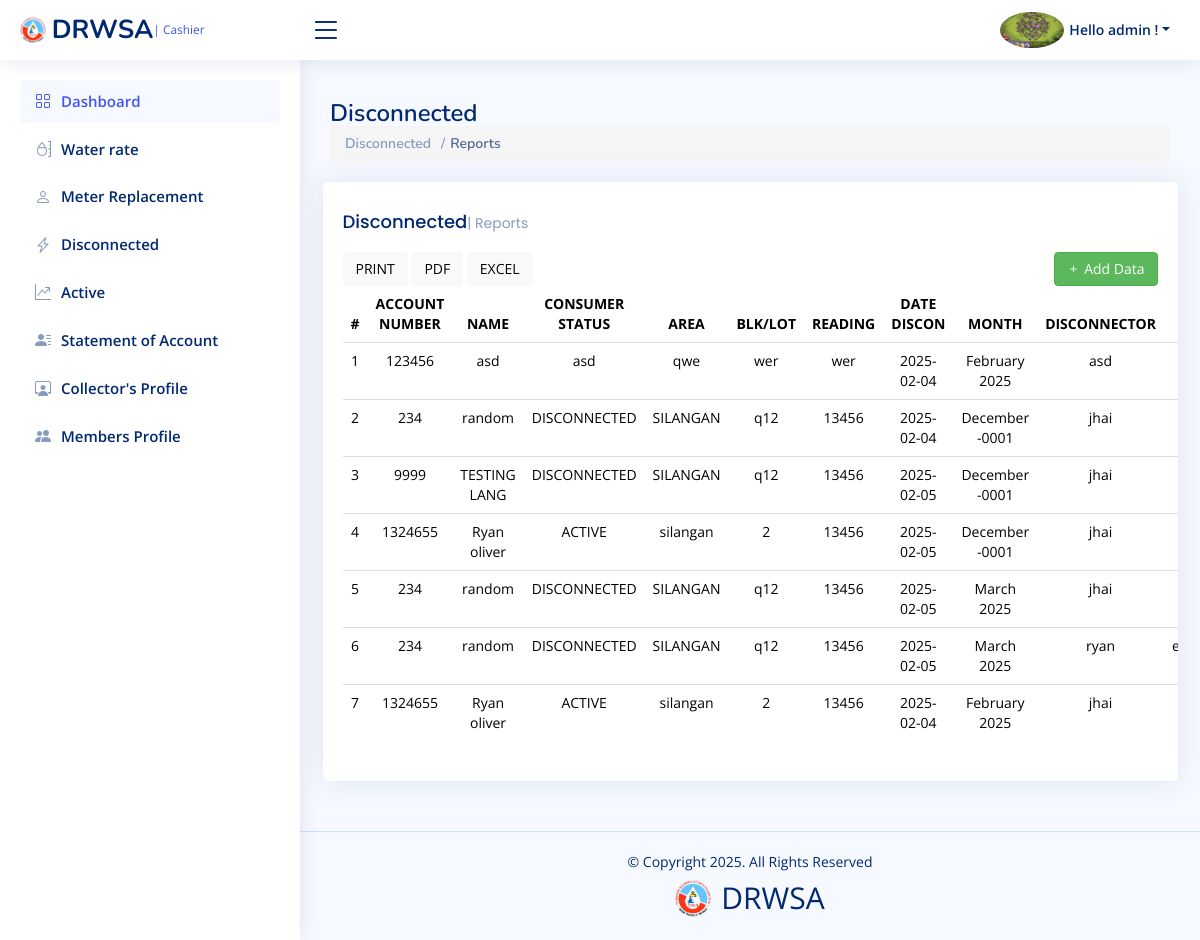
The app's page /admin/disconnected_reports.php (signed in) with its own data.
### tables this page shows
CREATE TABLE `admin_db` (
  `id` int(11) NOT NULL,
  `account_id` varchar(100) NOT NULL,
  `email` varchar(100) NOT NULL,
  `password` varchar(100) NOT NULL,
  `firstname` varchar(100) NOT NULL,
  `lastname` varchar(100) NOT NULL,
  `account_type` varchar(100) NOT NULL,
  `contact` varchar(100) NOT NULL,
  `position` varchar(100) NOT NULL,
  `account_created` date NOT NULL,
  `image_url` varchar(255) NOT NULL
);

CREATE TABLE `tbl_disconnected` (
  `id` int(11) NOT NULL,
  `account_number_disconnected` int(255) NOT NULL,
  `name` varchar(255) NOT NULL,
  `consumer_status_disconnected` varchar(255) NOT NULL,
  `area` varchar(255) NOT NULL,
  `blk_lot` varchar(255) NOT NULL,
  `reading` varchar(255) NOT NULL,
  `date_disconnected` date NOT NULL,
  `billing_month` varchar(50) NOT NULL,
  `disconnector` varchar(255) NOT NULL,
  `remarks` varchar(255) NOT NULL
);

### admin/disconnected_reports.php (the view, shortened to what this page needs)
<!DOCTYPE html>
<html lang="en">
<?php
include("header.php");
?>
<body>
<?php
include("topbar.php");
?>
<?php
include("sidebar.php");
?>
<main id="main" class="main">
  <div class="pagetitle">
    <h1>Disconnected</h1>
    <nav>
      <ol class="breadcrumb">
        <li class="breadcrumb-item"><a href="index.html">Disconnected</a></li>
        <li class="breadcrumb-item active">Reports</li>
      </ol>
    </nav>
  </div>
  <section class="section dashboard">
    <div class="row">
      <div class="col-12">
        <div class="card recent-sales overflow-auto">
          <div class="card-body">
            <h5 class="card-title">Disconnected<span>| Reports</span></h5>
            <div style="display: flex; justify-content: space-between; align-items: center;">
              <div>
                <button type="button" class="btn btn-light" id="printBtn" title="Print Table">PRINT</button>
                <button type="button" class="btn btn-light" id="pdfBtn" title="Download PDF">PDF</button>
                <button type="button" class="btn btn-light" id="excelBtn" title="Download Excel">EXCEL</button>
              </div>
              <div>
                <button type="button" class="btn btn-success" data-toggle="modal" data-target="#addDataModal"><i class="bi bi-plus"></i> Add Data</button>
              </div>
            </div>
            <table class="table table-borderless datatable" id="Customer_Manager_Report">
              <thead>
                <tr>
                  <th scope="col" style="text-align: center;">#</th>
                  <th scope="col" style="text-align: center;">ACCOUNT NUMBER</th>
                  <th scope="col" style="text-align: center;">NAME</th>
                  <th scope="col" style="text-align: center;">CONSUMER STATUS</th>
                  <th scope="col" style="text-align: center;">AREA</th>
                  <th scope="col" style="text-align: center;">BLK/LOT</th>
                  <th scope="col" style="text-align: center;">READING</th>
                  <th scope="col" style="text-align: center;">DATE DISCON</th>
                  <th scope="col" style="text-align: center;">MONTH</th>
                  <th scope="col" style="text-align: center;">DISCONNECTOR</th>
                  <th scope="col" style="text-align: center;">REMARKS</th>
                </tr>
              </thead>
              <tbody>
                  <?php
                      $query = "SELECT * FROM tbl_disconnected";
                      $result = $con->query($query);
                      if ($result->num_rows > 0) {
                          while ($row = $result->fetch_assoc()) {
                  ?>
                  <tr>
                      <td style="text-align: center;"><?php echo $row["id"]; ?></td>
                      <td style="text-align: center;"><?php echo $row["account_number_disconnected"]; ?></td>
                      <td style="text-align: center;"><?php echo $row["name"]; ?></td>
                      <td style="text-align: center;"><?php echo $row["consumer_status_disconnected"]; ?></td>
                      <td style="text-align: center;"><?php echo $row["area"]; ?></td>
                      <td style="text-align: center;"><?php echo $row["blk_lot"]; ?></td>
                      <td style="text-align: center;"><?php echo $row["reading"]; ?></td>
                      <td style="text-align: center;"><?php echo $row["date_disconnected"]; ?></td>
                      <td style="text-align: center;">
                            <?php
                                echo date("F Y", strtotime($row["billing_month"]));
                            ?>
                        </td>
                      <td style="text-align: center;"><?php echo $row["disconnector"]; ?></td>
                      <td style="text-align: center;"><?php echo $row["remarks"]; ?></td>
                  </tr>
                  <?php
                          }
                      }
                  ?>
              </tbody>
            </table>
          </div>
        </div>
      </div>
    </div>
  </section>
</main>
<?php
include("footer.php");
?>
</body>
</html>

### admin/topbar.php (shortened to what this page needs)
  <header id="header" class="header fixed-top d-flex align-items-center">
    <div class="d-flex align-items-center justify-content-between">
      <a href="#" class="logo d-flex align-items-center">
      <img src="./assets/img/NEW-LOGO.png" alt="">
      <span class="d-none d-lg-block">D</span>
        <span class="d-none d-lg-block">RWSA</span>
        <small>|</small>
        <small>&nbsp;Cashier</small>
      </a>
      <i class="bi bi-list toggle-sidebar-btn"></i>
    </div>
    <nav class="header-nav ms-auto">
      <ul class="d-flex align-items-center">
        <li class="nav-item dropdown">
        <li class="nav-item dropdown pe-5">
<?php
include('dbcon.php');
$email = $_SESSION["email"];
$query = mysqli_query($con,"SELECT * FROM admin_db where email = '".$email."' ") or die(mysqli_error());
$rows = mysqli_fetch_array($query);
?>
          <a class="nav-link nav-profile d-flex align-items-center pe-0" href="#" data-bs-toggle="dropdown">
            <?php
              if($rows['image_url'] == ""){
                  ?>
            <img src="images/dog.png" alt="Profile" class="rounded-circle">
                  <?php
              }else{
              ?>
            <img src="images/<?php echo $rows['image_url']; ?>" alt="Profile" class="rounded-circle">
            <?php
              }
            ?>
            <span class="d-none d-md-block dropdown-toggle ps-2">Hello <?php echo $rows['firstname'] ?>&nbsp;!</span>
          </a>
        </li>
      </ul>
    </nav>
  </header>

### admin/assets/css/style.css (style rules this page uses)
:root { scroll-behavior: smooth; }
body { font-family: "Open Sans", sans-serif; background: #f6f9ff; color: #444444; }
a { color: #4154f1; text-decoration: none; }
h1, h2, h3, h4, h5, h6 { font-family: "Nunito", sans-serif; }
#main { margin-top: 60px; padding: 20px 30px; transition: all 0.3s; }
.pagetitle { margin-bottom: 10px; }
.pagetitle h1 { font-size: 24px; margin-bottom: 0; font-weight: 600; color: #012970; }
.card { margin-bottom: 30px; border: none; border-radius: 5px; box-shadow: 0px 0 30px rgba(1, 41, 112, 0.1); }
.card-title { padding: 20px 0 15px 0; font-size: 18px; font-weight: 500; color: #012970; font-family: "Poppins", sans-serif; }
.card-title span { color: #899bbd; font-size: 14px; font-weight: 400; }
.card-body { padding: 0 20px 20px 20px; }
.breadcrumb { font-size: 14px; font-family: "Nunito", sans-serif; color: #899bbd; font-weight: 600; }
.breadcrumb a { color: #899bbd; transition: 0.3s; }
.breadcrumb .breadcrumb-item::before { color: #899bbd; }
.breadcrumb .active { color: #51678f; font-weight: 600; }
.logo { line-height: 1; }
@media (min-width: 1200px) { .logo { width: 280px; } }
.logo img { max-height: 26px; margin-right: 6px; }
.logo span { font-size: 26px; font-weight: 700; color: #012970; font-family: "Nunito", sans-serif; }
.header { transition: all 0.5s; z-index: 997; height: 60px; box-shadow: 0px 2px 20px rgba(1, 41, 112, 0.1); background-color: #fff; padding-left: 20px; }
.header .toggle-sidebar-btn { font-size: 32px; padding-left: 10px; cursor: pointer; color: #012970; }
.header-nav ul { list-style: none; }
.header-nav>ul { margin: 0; padding: 0; }
.header-nav .nav-profile { color: #012970; }
.header-nav .nav-profile img { max-height: 36px; }
.header-nav .nav-profile span { font-size: 14px; font-weight: 600; }
@media (min-width: 1200px) { #main, #footer { margin-left: 300px; } }
.dashboard .recent-sales { font-size: 14px; }
.dashboard .recent-sales .table thead { background: #f6f6fe; }
.dashboard .recent-sales .table thead th { border: 0; }

### records on screen
admin_db: image_url (picture), firstname "admin"
tbl_disconnected: id "1", account_number_disconnected "123456", name "asd", consumer_status_disconnected "asd", area "qwe", blk_lot "wer", reading "wer", date_disconnected "2025-02-04", billing_month "February 2025", disconnector "asd"
tbl_disconnected: id "2", account_number_disconnected "234", name "random", consumer_status_disconnected "DISCONNECTED", area "SILANGAN", blk_lot "q12", reading "13456", date_disconnected "2025-02-04", billing_month "December -0001", disconnector "jhai"
tbl_disconnected: id "3", account_number_disconnected "9999", name "TESTING LANG", consumer_status_disconnected "DISCONNECTED", area "SILANGAN", blk_lot "q12", reading "13456", date_disconnected "2025-02-05", billing_month "December -0001", disconnector "jhai"
tbl_disconnected: id "4", account_number_disconnected "1324655", name "Ryan oliver", consumer_status_disconnected "ACTIVE", area "silangan", blk_lot "2", reading "13456", date_disconnected "2025-02-05", billing_month "December -0001", disconnector "jhai"
tbl_disconnected: id "5", account_number_disconnected "234", name "random", consumer_status_disconnected "DISCONNECTED", area "SILANGAN", blk_lot "q12", reading "13456", date_disconnected "2025-02-05", billing_month "March 2025", disconnector "jhai"
tbl_disconnected: id "6", account_number_disconnected "234", name "random", consumer_status_disconnected "DISCONNECTED", area "SILANGAN", blk_lot "q12", reading "13456", date_disconnected "2025-02-05", billing_month "March 2025", disconnector "ryan"
tbl_disconnected: id "7", account_number_disconnected "1324655", name "Ryan oliver", consumer_status_disconnected "ACTIVE", area "silangan", blk_lot "2", reading "13456", date_disconnected "2025-02-04", billing_month "February 2025", disconnector "jhai"
